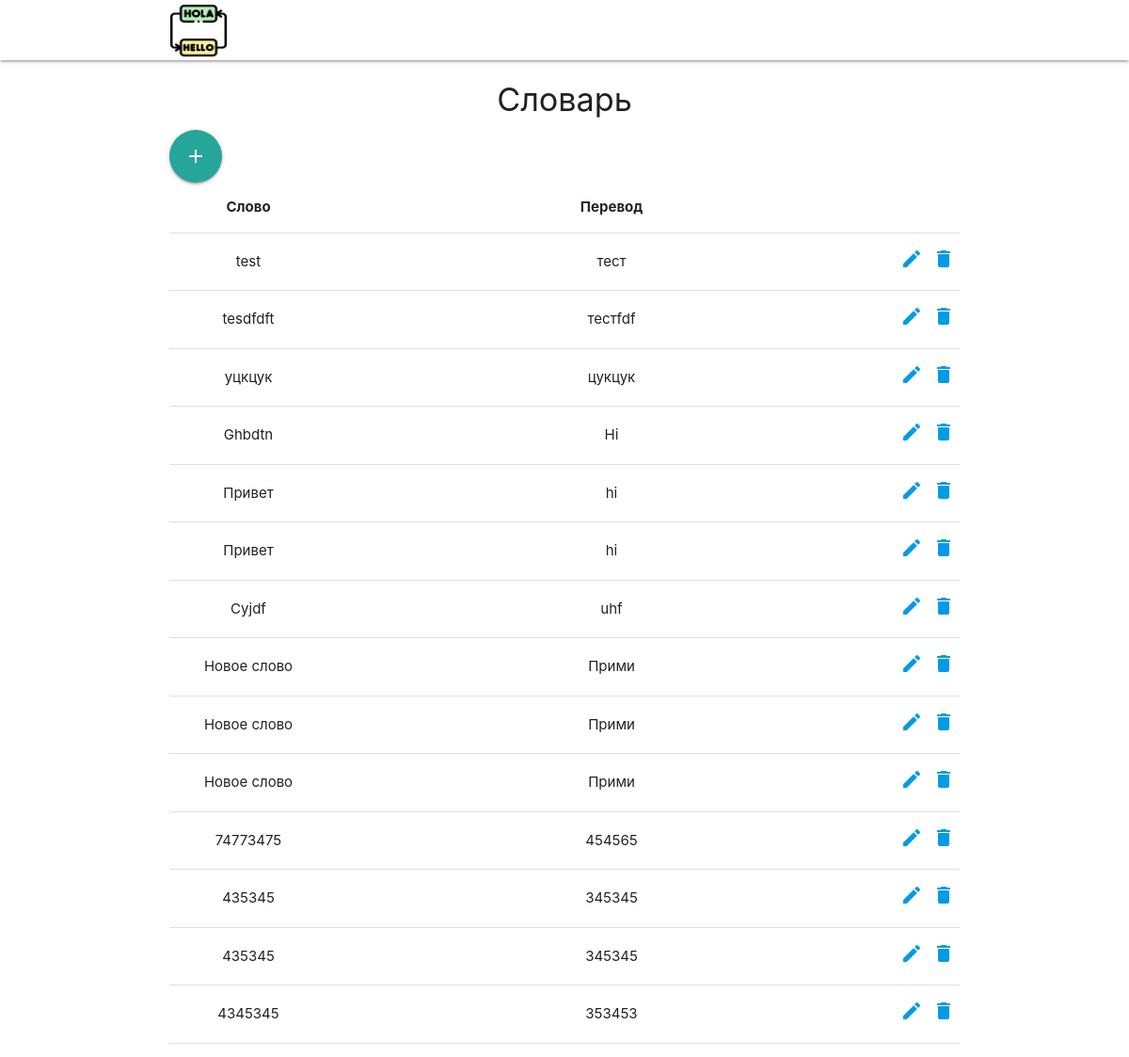
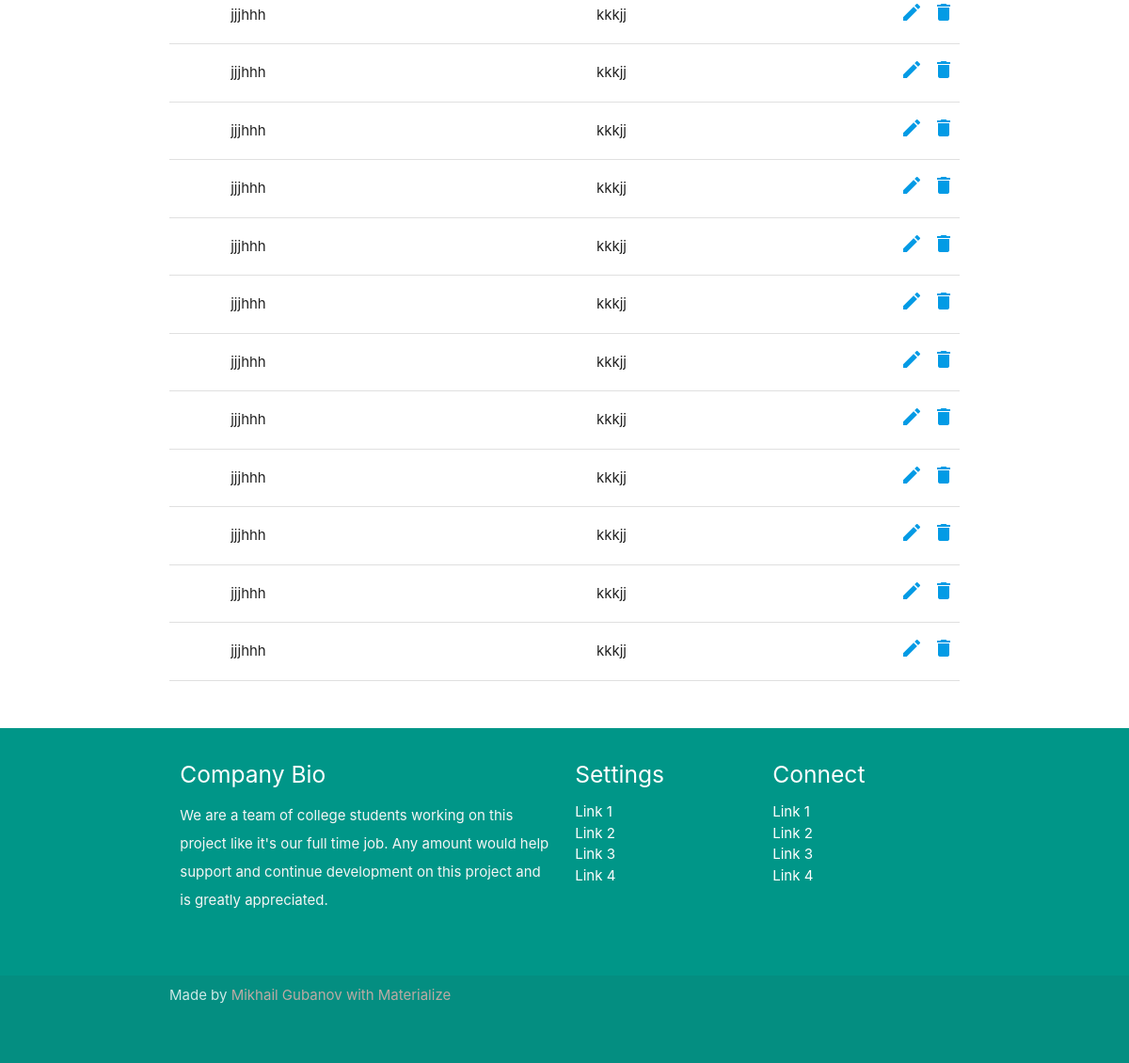
The app's page /dictionary_fill/, older data (2 pictures, top to bottom).
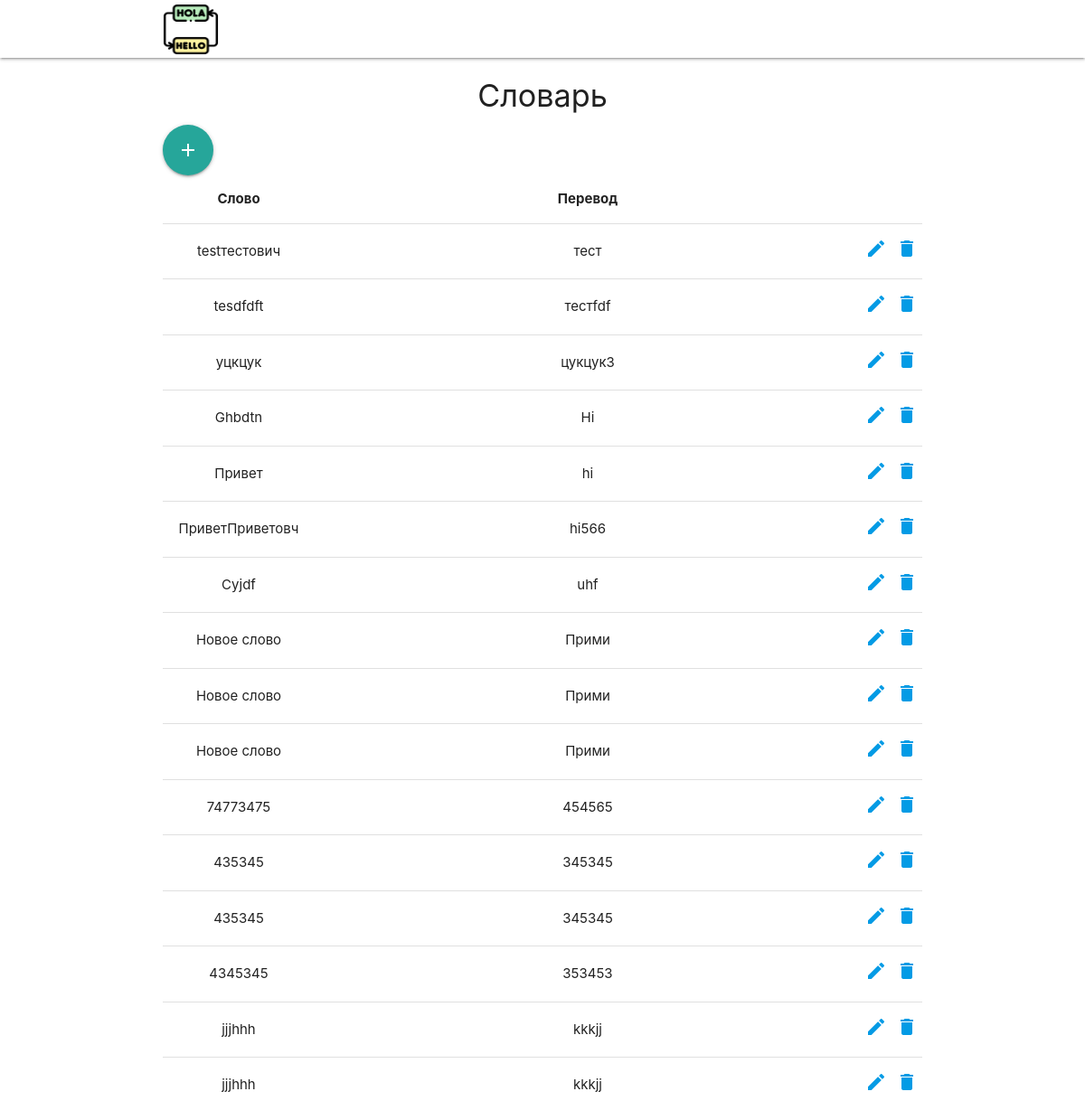
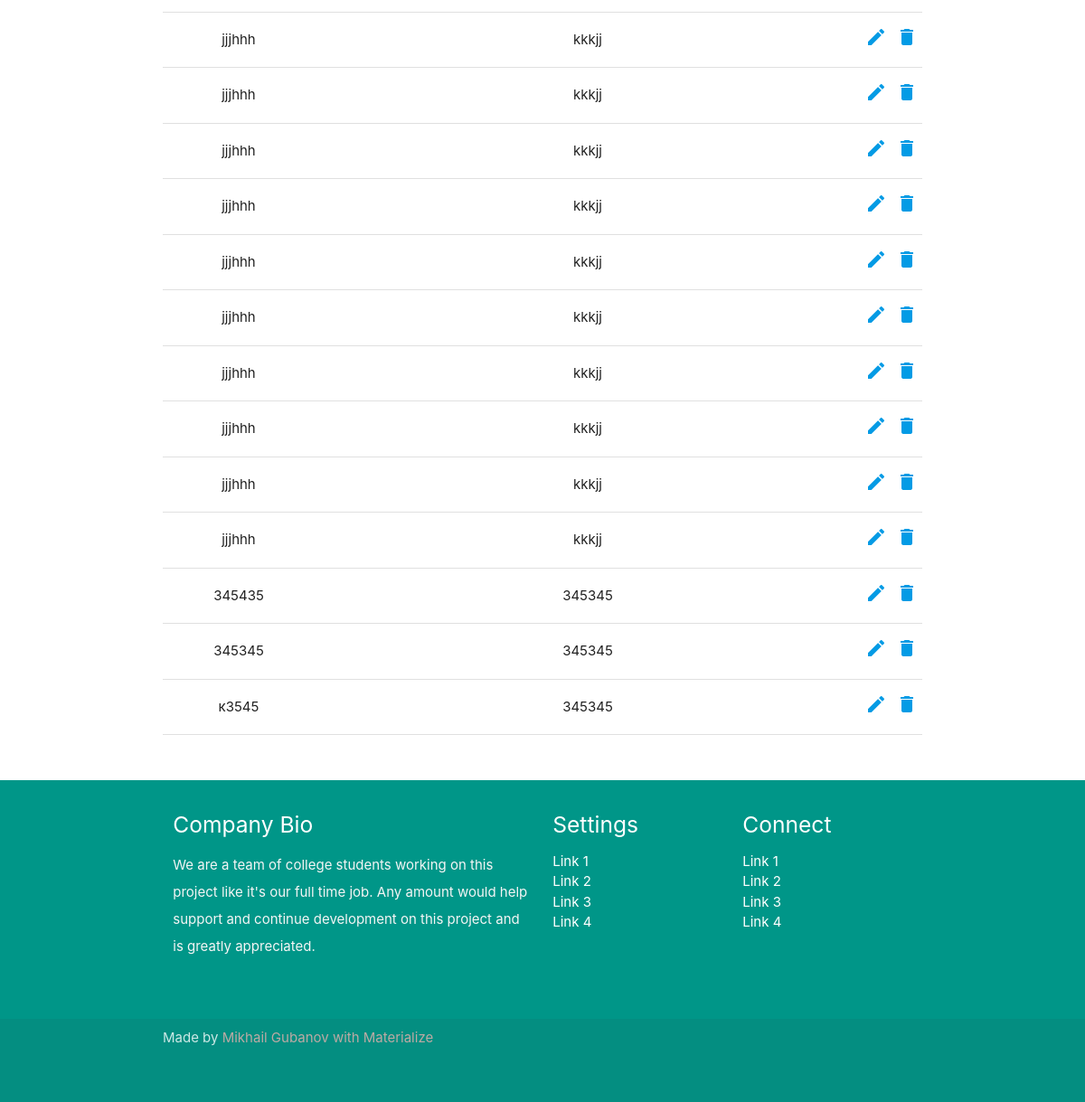
The same page, newer data (2 pictures, top to bottom).
### LinguaLearn/models.py (models this page shows)
class Dictionary(models.Model):
    note_id = models.AutoField(primary_key=True)
    word = models.CharField(max_length=32, db_column='word')
    translate = models.CharField(max_length=256, db_column='translate')
    add_date = models.DateTimeField(db_column='add_dttm', default=datetime.now(), null=True)
    class Meta:
        db_table = 'lingualearn_dictionary'

### LinguaLearn/views.py (the view)
# urls.py: path('dictionary_fill/', views.dictionary_fill, name='dictionary'),
def dictionary_fill(request):
    words = Dictionary.objects.all()
    context = {'words': words}
    return render(request, 'dictionary.html', context)

### templates/dictionary.html (shortened to what this page needs)
{% extends 'base_page.html' %}
{% load static %}
{% block content %}
<div class="container" id='dictionary'>
    <h4 class="center-align">Словарь</h4>
        <div>
            <a href="/add_word/" name="add_btn" class="btn-floating btn-large waves-effect waves-light "><i class="material-icons right">add</i>
            </a>
        </div>
<table class="centered">
    <thead>
        <tr>
            <th style="width: 20%;">Слово</th>
            <th>Перевод</th>
            <th style="width: 2%;"></th>
            <th style="width: 2%;"></th>
        </tr>
    </thead>
    <tbody>
        {% for word in words %}
            <tr>
                <td>{{ word.word }}</td>
                <td>{{ word.translate }}</td>
                <td><a href="/edit_word/{{ word.note_id}}/"><i class="material-icons">edit</i></a></td>
                <td><a href="#"><i class="material-icons ">delete</i></a></td>
            </tr>
        {% endfor %}
    </tbody>
</table>
{% endblock %}

### templates/base_page.html (shortened to what this page needs)
<!DOCTYPE html>
  {% load static %}
<html lang="ru">
<head>
  <link href="{% static 'materialize/css/materialize.css' %}" type="text/css" rel="stylesheet" media="screen,projection"/>
  <link href="{% static 'materialize/css/style.css' %}" type="text/css" rel="stylesheet" media="screen,projection"/>
</head>
<body>
  <nav class="white" role="navigation">
    <div class="nav-wrapper container">
      <a id="logo-container" href="/index/" class="brand-logo">
        <img src="{% static 'img/translation.png' %}" alt="Картинка" width="62" height="55" style="margin-top: 5px;"/>
        </a>
    </div>
  </nav>
  <main>
    {% block content %}
    {% endblock %}
    </main>
  <footer class="page-footer teal">
    <div class="container">
      <div class="row">
        <div class="col l6 s12">
          <h5 class="white-text">Company Bio</h5>
          <p class="grey-text text-lighten-4">We are a team of college students working on this project like it's our full time job. Any amount would help support and continue development on this project and is greatly appreciated.</p>
        </div>
        <div class="col l3 s12">
          <h5 class="white-text">Settings</h5>
          <ul>
            <li><a class="white-text" href="#!">Link 1</a></li>
            <li><a class="white-text" href="#!">Link 2</a></li>
            <li><a class="white-text" href="#!">Link 3</a></li>
            <li><a class="white-text" href="#!">Link 4</a></li>
          </ul>
        </div>
        <div class="col l3 s12">
          <h5 class="white-text">Connect</h5>
          <ul>
            <li><a class="white-text" href="#!">Link 1</a></li>
            <li><a class="white-text" href="#!">Link 2</a></li>
            <li><a class="white-text" href="#!">Link 3</a></li>
            <li><a class="white-text" href="#!">Link 4</a></li>
          </ul>
        </div>
      </div>
    </div>
    <div class="footer-copyright">
      <div class="container">
      Made by <a class="brown-text text-lighten-3" href="http://materializecss.com">Mikhail Gubanov with Materialize</a>
      </div>
    </div>
  </footer>
  </body>
</html>

### templates/base_page.html (style rules this page uses)
.container { margin-top: 0px; margin-bottom: 50px; }

Row changes from the older to the newer data that the page shows:
changed Dictionary "тест": word "test" → "testтестович"
changed Dictionary "уцкцук": translate "цукцук" → "цукцук3"
changed Dictionary: word "Привет" → "ПриветПриветовч"; translate "hi" → "hi566"
added Dictionary: word "345435", translate "345345"
added Dictionary: word "345345", translate "345345"
added Dictionary: word "к3545", translate "345345"
